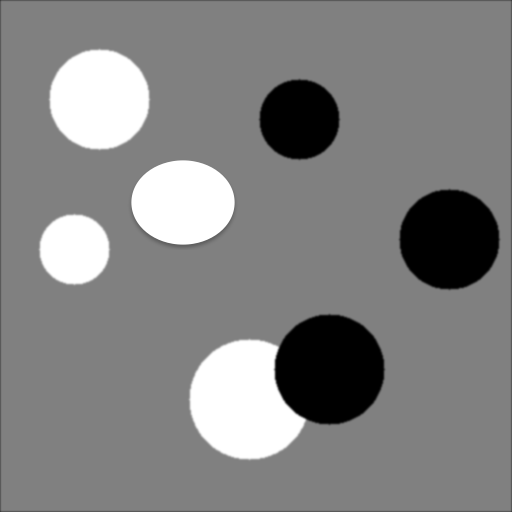
%> input picture Processamento Digital de Imagens/Exemplos_Professor/Exemplo_Segmentacao_6B.png, 512 x 512 px
$ octave Exemplo_Segmentacao_6.m   (GNU Octave 9; MATLAB toolbox functions it lacks are replaced by stand-ins)
%> lines starting %> are read from the running program, lines starting %| are printed output that depends on the picture
clear all;
clc;

a=imread('Exemplo_Segmentacao_6B.png');
%> a is the input picture: size 512x512 uint8; min 0, max 255, mean 130.4

figure;
subplot(1,2,1);
imshow(a);
title('Original');

Rmin = 30;
Rmax = 65;

subplot(1,2,2);
imshow(a);
[centersBright, radiiBright] = imfindcircles(a,[Rmin Rmax],'ObjectPolarity','bright');
%> centersBright = [75 250; 100 100; 249.2 400.4; 195.9 202.9; 171.1 202.9]; radiiBright = [34.83; 49.83; 60.31; 38.56; 38.55]
[centersDark, radiiDark] = imfindcircles(a,[Rmin Rmax],'ObjectPolarity','dark');
%> centersDark = [300 120; 450.1 240.1; 330 369.7]; radiiDark = [39.99; 49.88; 55.27]
viscircles(centersBright, radiiBright,'Color','b');
viscircles(centersDark, radiiDark,'LineStyle','--');
title('Deteccao de Circulos');
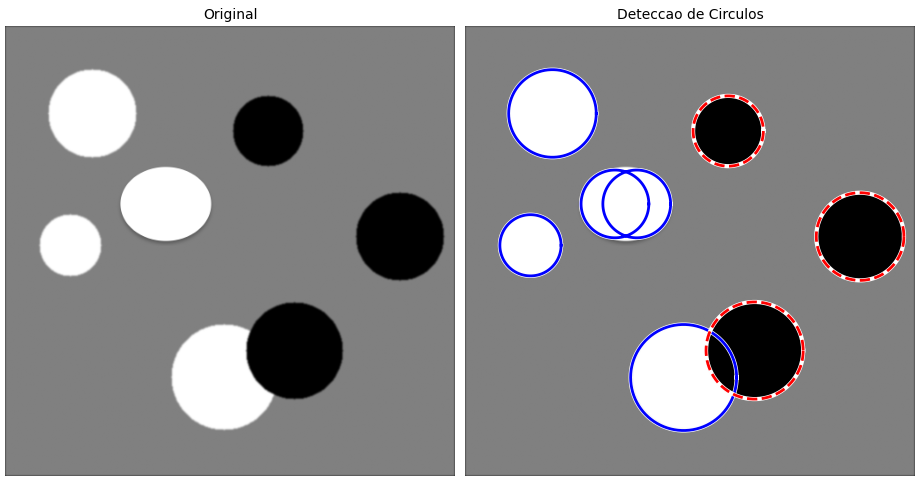
%> figure redrawn from the program's plot data, 2 panels
